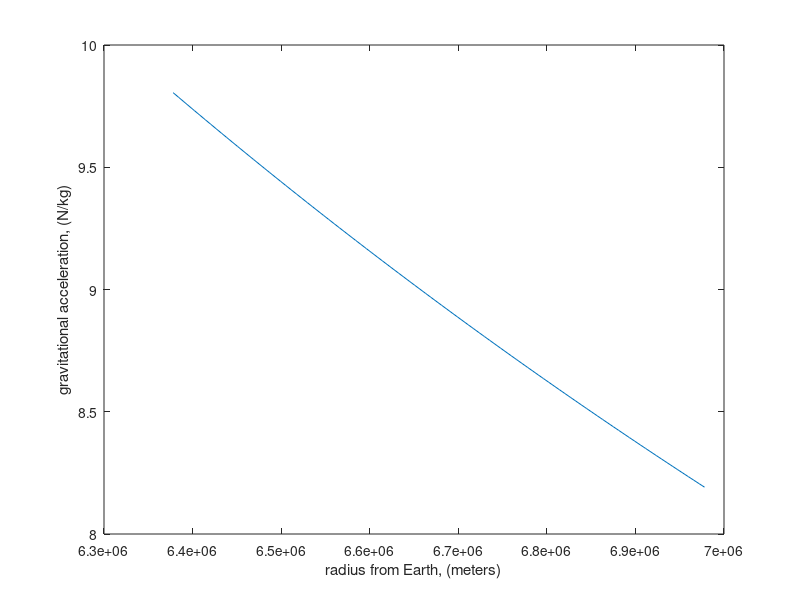

MATLAB code for this plot:
% intro calcuate and plot with Octave/Matlab
% Nathan Moore
% 2022-10-19

G = 6.67e-11; % N m^2 / kg^2
M_earth = 5.98e24; % kg
R=6378e3; %km
g=G*M_earth/R^2 ;

% create a list of radaii
r_vals=linspace(6378e3,6378e3+600e3);
% create a list of g-values from that list
g_vals=G*M_earth./r_vals.^2;
% note the funny ./ and .** operators.  They arise because
% you're doing this operation all at once on a matrix!
plot(r_vals,g_vals)
ylabel("gravitational acceleration, (N/kg)")
xlabel("radius from Earth, (meters)")
